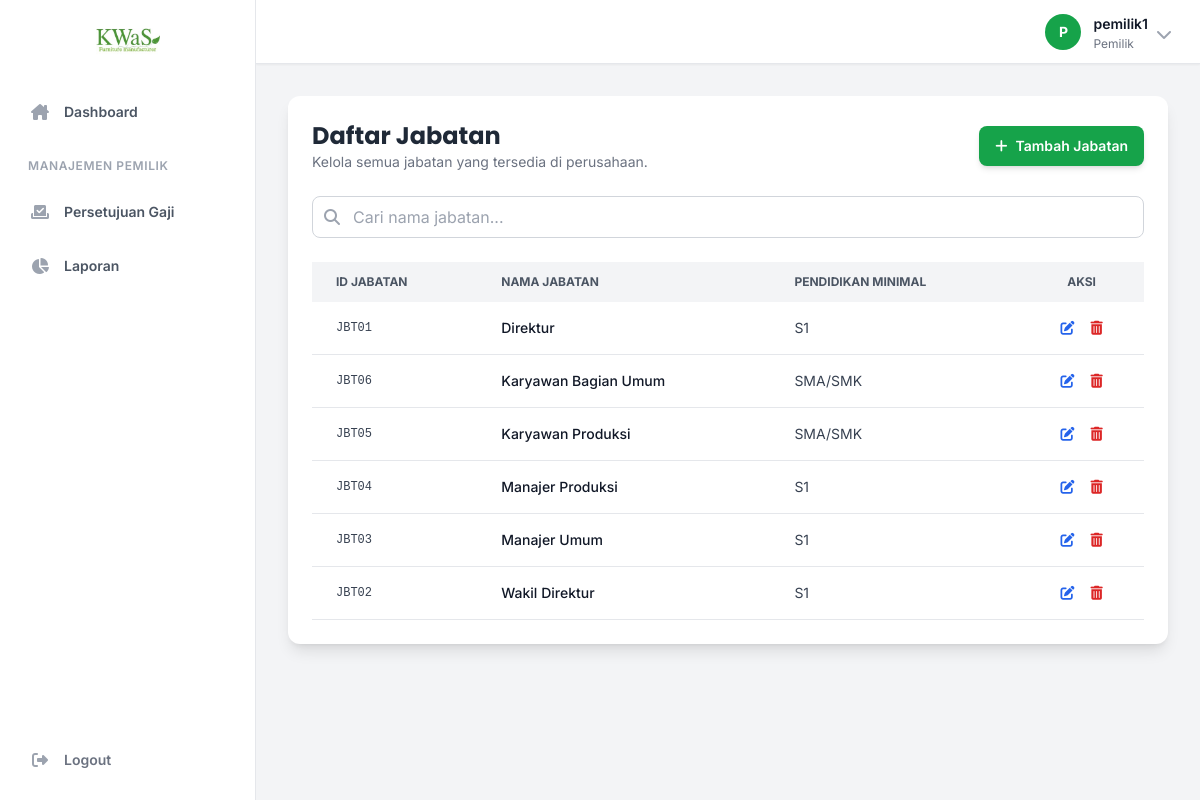
The page /pages/jabatan.php (signed in) on the database its author committed.
### tables this page shows
CREATE TABLE JABATAN (
    Id_Jabatan VARCHAR(15) PRIMARY KEY,
    Nama_Jabatan VARCHAR(50) NOT NULL,
    Pendidikan VARCHAR(20)
);

### includes/functions.php (called while the page is built, shortened)
<?php
function e($string) {
    return htmlspecialchars($string ?? '', ENT_QUOTES, 'UTF-8');
}
?>

### pages/jabatan.php (the view, shortened to what this page needs)
<?php
require_once __DIR__ . '/../includes/functions.php';
$action = $_GET['action'] ?? 'list';
$page = isset($_GET['page']) ? (int)$_GET['page'] : 1;
$search = $_GET['search'] ?? '';
$records_per_page = 10;
$offset = ($page - 1) * $records_per_page;
require_once __DIR__ . '/../includes/header.php';
?>
<?php if ($action === 'list'): ?>
    <div class="bg-white p-6 rounded-xl shadow-lg">
        <div class="flex flex-col sm:flex-row justify-between items-start sm:items-center mb-6 gap-4">
            <div>
                <h2 class="text-2xl font-bold text-gray-800 font-poppins">Daftar Jabatan</h2>
                <p class="text-gray-500 text-sm">Kelola semua jabatan yang tersedia di perusahaan.</p>
            </div>
            <a href="jabatan.php?action=add" class="w-full sm:w-auto bg-green-600 text-white px-4 py-2.5 rounded-lg hover:bg-green-700 text-sm font-semibold shadow-md hover:shadow-lg transition-all duration-300 flex items-center justify-center">
                <i class="fa-solid fa-plus mr-2"></i>Tambah Jabatan
            </a>
        </div>
        <form method="get" action="jabatan.php" class="mb-6">
            <div class="relative">
                <input type="text" name="search" value="<?= e($search) ?>" placeholder="Cari nama jabatan..." class="w-full pl-10 pr-4 py-2 border border-gray-300 rounded-lg focus:outline-none focus:ring-2 focus:ring-green-500">
                <div class="absolute inset-y-0 left-0 pl-3 flex items-center pointer-events-none">
                </div>
            </div>
        </form>
        <div class="overflow-x-auto">
            <table class="w-full text-sm text-left text-gray-700">
                <thead class="text-xs uppercase bg-gray-100 text-gray-600">
                    <tr>
                        <th class="px-6 py-3">ID Jabatan</th>
                        <th class="px-6 py-3">Nama Jabatan</th>
                        <th class="px-6 py-3">Pendidikan Minimal</th>
                        <th class="px-6 py-3 text-center">Aksi</th>
                    </tr>
                </thead>
                <tbody>
                    <?php
                    $search_param = "%" . $search . "%";
                    $sql = "SELECT * FROM JABATAN WHERE Nama_Jabatan LIKE ? ORDER BY Nama_Jabatan ASC LIMIT ? OFFSET ?";
                    $stmt = $conn->prepare($sql);
                    $stmt->bind_param("sii", $search_param, $records_per_page, $offset);
                    $stmt->execute();
                    $result = $stmt->get_result();
                    if ($result->num_rows > 0) {
                        while ($row = $result->fetch_assoc()):
                        ?>
                        <tr class="bg-white border-b hover:bg-gray-50 transition-colors">
                            <td class="px-6 py-4 font-mono text-xs"><?= e($row['Id_Jabatan']) ?></td>
                            <td class="px-6 py-4 font-medium text-gray-900"><?= e($row['Nama_Jabatan']) ?></td>
                            <td class="px-6 py-4"><?= e($row['Pendidikan']) ?></td>
                            <td class="px-6 py-4 text-center">
                                <div class="flex items-center justify-center gap-4">
                                    <a href="jabatan.php?action=edit&id=<?= e($row['Id_Jabatan']) ?>" class="text-blue-600 hover:text-blue-800" title="Edit"><i class="fa-solid fa-pen-to-square"></i></a>
                                    <a href="jabatan.php?action=delete&id=<?= e($row['Id_Jabatan']) ?>&token=<?= e($_SESSION['csrf_token']) ?>" class="text-red-600 hover:text-red-800" onclick="return confirm('Yakin ingin menghapus data ini?')" title="Hapus"><i class="fa-solid fa-trash-alt"></i></a>
                                </div>
                            </td>
                        </tr>
                        <?php endwhile;
                    } else {
                        echo '<tr><td colspan="4" class="text-center py-5 text-gray-500">Tidak ada data ditemukan.</td></tr>';
                    }
                    ?>
                </tbody>
            </table>
        </div>
    </div>
<?php endif; ?>
<?php
require_once __DIR__ . '/../includes/footer.php';
?>

### includes/header.php (style rules this page uses)
body { font-family: 'Inter', sans-serif; }
.font-poppins { font-family: 'Poppins', sans-serif; }

### rows shown on the page
jabatan: Id_Jabatan "JBT01", Nama_Jabatan "Direktur", Pendidikan "S1"
jabatan: Id_Jabatan "JBT06", Nama_Jabatan "Karyawan Bagian Umum", Pendidikan "SMA/SMK"
jabatan: Id_Jabatan "JBT05", Nama_Jabatan "Karyawan Produksi", Pendidikan "SMA/SMK"
jabatan: Id_Jabatan "JBT04", Nama_Jabatan "Manajer Produksi", Pendidikan "S1"
jabatan: Id_Jabatan "JBT03", Nama_Jabatan "Manajer Umum", Pendidikan "S1"
jabatan: Id_Jabatan "JBT02", Nama_Jabatan "Wakil Direktur", Pendidikan "S1"

### other values the page prints
$item['name'] "Dashboard"
$item['group'] "MANAJEMEN PEMILIK"
$item['name'] "Persetujuan Gaji"
$item['name'] "Laporan"
substr($current_user_name, 0, 1) "P"
$current_user_name "pemilik1"
$current_user_level "Pemilik"
